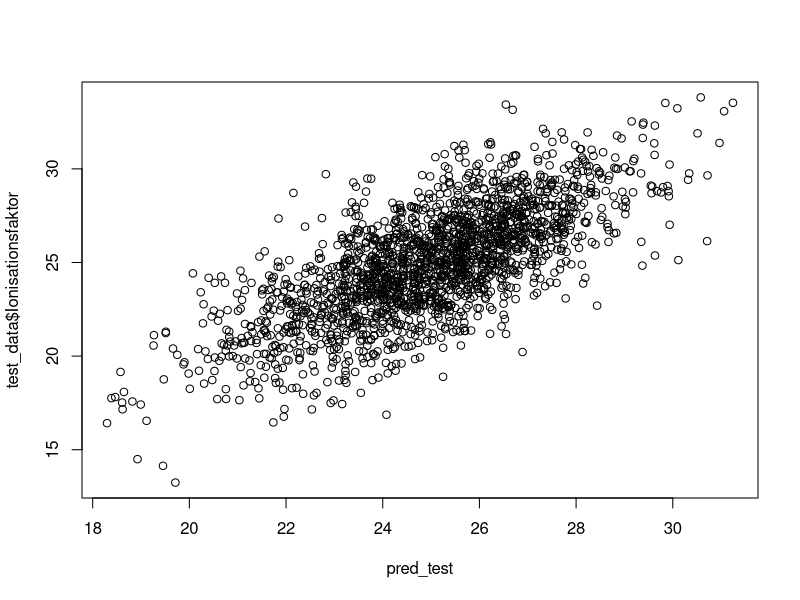

Source code (R):
library(readr)

set.seed(42)
data <- read_csv("SmartBuild.csv")
data$LScore <- as.factor(data$LScore)
index <- sample(1:nrow(data),nrow(data)*0.8)

train_data <- data[index,]
test_data <- data[-index,]

#mit polynom 3 bestes Ergebnis bisher
flux_model <- lm(Ionisationsfaktor~poly(Hoehe,3,raw = T)+Gewicht+Durchmesser,train_data)

pred_test <- predict(flux_model,test_data)

err_test <- mean(abs(pred_test - test_data$Ionisationsfaktor))
err_test
#1.606672

plot(pred_test,test_data$Ionisationsfaktor)

